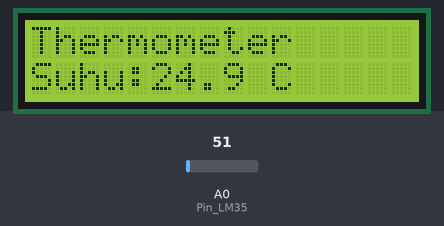
Recording of a sketch running on a simulated Arduino Mega 2560, built with avr-gcc and run on an emulated ATmega2560. Parts: 16×2 character LCD. Inputs (shaded band) come from the test bench; at power-on: A0 (Pin_LM35) = 51. The modem accepts every AT command (registered, SIM ready, sends succeed) and sends nothing else; what the sketch prints to the serial monitor is not drawn.

Above: at 3.3 s.
3.4 s: A0 (Pin_LM35) set to 23
At 4.7 s:
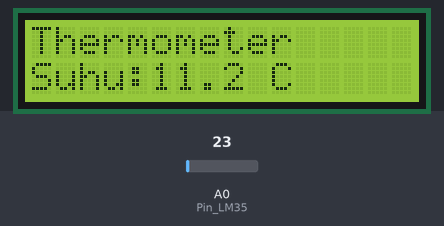
5.5 s: A0 (Pin_LM35) set to 18
At 6.9 s:
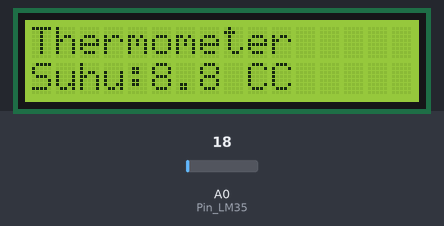
7.4 s: A0 (Pin_LM35) set to 30
At 9.0 s:
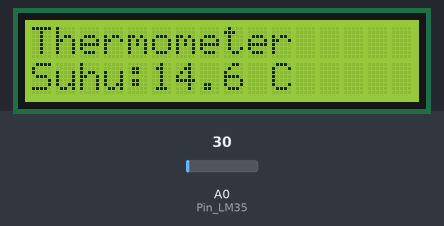
Timing chart, 0 to 10.5 s (numbered marks = the images above; inputs shaded):
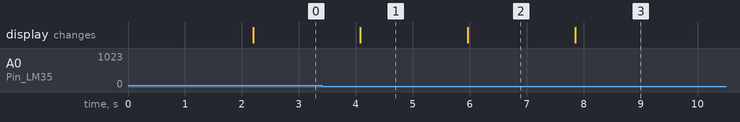

The sketch:

UjiMonitoringSuhu.ino
```cpp
#include <LiquidCrystal.h>

// Deklarasi pin LCD (RS, E, D4, D5, D6, D7)
LiquidCrystal lcd(2, 3, 4, 5, 6, 7);

// Hardware Serial (misalnya Serial1 di Mega)
#define EspSerial Serial1

// Baud rate untuk komunikasi ESP8266
#define ESP8266_BAUD 9600

// Pin sensor LM35
#define Pin_LM35 A0

// Info koneksi Wi-Fi & ThingSpeak
String WIFI_SSID = "WIFI_DESKTOP1";  // Ganti dengan SSID kamu
String WIFI_PASS = "12345678";       // Ganti dengan password kamu
String API = "H9HJC2RTV93BF5K3";     // Write API Key
String HOST = "api.thingspeak.com";
String PORT = "80";

// Variabel untuk fungsi sendCommand()
int countTimeCommand = 0;
int countTrueCommand = 0;
boolean found = false;

// --- Fungsi kirim AT command ke ESP8266 ---
void sendCommand(String command, int maxTime, const char* expectedReply) {
  found = false;
  countTimeCommand = 0;

  Serial.print(countTrueCommand);
  Serial.print(". AT command => ");
  Serial.println(command);

  EspSerial.println(command);

  while (countTimeCommand < (maxTime * 100)) { // tiap 10 ms x100 = 1 detik
    if (EspSerial.find(const_cast<char*>(expectedReply))) {
      found = true;
      break;
    }
    delay(10);
    countTimeCommand++;
  }

  if (found) {
    Serial.println("OK");
    countTrueCommand++;
  } else {
    Serial.println("Fail");
  }
}

// --- Setup ---
void setup() {
  Serial.begin(9600);            // Serial monitor
  EspSerial.begin(ESP8266_BAUD); // ESP8266 serial

  lcd.begin(16, 2);
  lcd.print("Uji koneksi...");

  // Inisialisasi koneksi ESP8266
  sendCommand("AT", 5, "OK");
  sendCommand("AT+CWMODE=1", 5, "OK");
  sendCommand("AT+CWJAP=\"" + WIFI_SSID + "\",\"" + WIFI_PASS + "\"", 20, "OK");

  delay(2000);
  lcd.clear();
  lcd.setCursor(0, 0);
  lcd.print("Thermometer");
  lcd.setCursor(0, 1);
  lcd.print("Suhu:");
}

// --- Loop utama ---
void loop() {
  // Baca sensor LM35
  int adc_value = analogRead(Pin_LM35);
  float voltage = (adc_value * 5.0) / 1024.0;
  float suhu = voltage / 0.010; // 10 mV per °C

  // Tampilkan suhu
  Serial.print("Suhu = ");
  Serial.print(suhu);
  Serial.println(" C");

  lcd.setCursor(5, 1);
  lcd.print("     "); // hapus tampilan lama
  lcd.setCursor(5, 1);
  lcd.print(suhu, 1);
  lcd.print(" C");

  // Siapkan data untuk ThingSpeak
  String getData = "GET /update?api_key=" + API + "&field1=" + String(suhu) + " HTTP/1.1\r\nHost: " + HOST + "\r\nConnection: close\r\n\r\n";

  // Kirim data ke ThingSpeak
  sendCommand("AT+CIPMUX=1", 5, "OK");
  sendCommand("AT+CIPSTART=0,\"TCP\",\"" + HOST + "\"," + PORT, 15, "OK");

  int len = getData.length();
  sendCommand("AT+CIPSEND=0," + String(len), 10, ">");

  EspSerial.print(getData);
  delay(1500);
  sendCommand("AT+CIPCLOSE=0", 5, "OK");

  delay(200); // ThingSpeak limit: 15 detik antar kiriman
}
```

Measured:
- the behaviour switches between 21 and 20 on A0 (Pin_LM35) (found by bisection; images 1 and 2)
- after the input at 3.4 s, the display: changes after 0.68 s (image 1)
- after the input at 5.5 s, the display: changes after 0.47 s (image 2)
- after the input at 7.4 s, the display: changes after 0.45 s (image 3)
